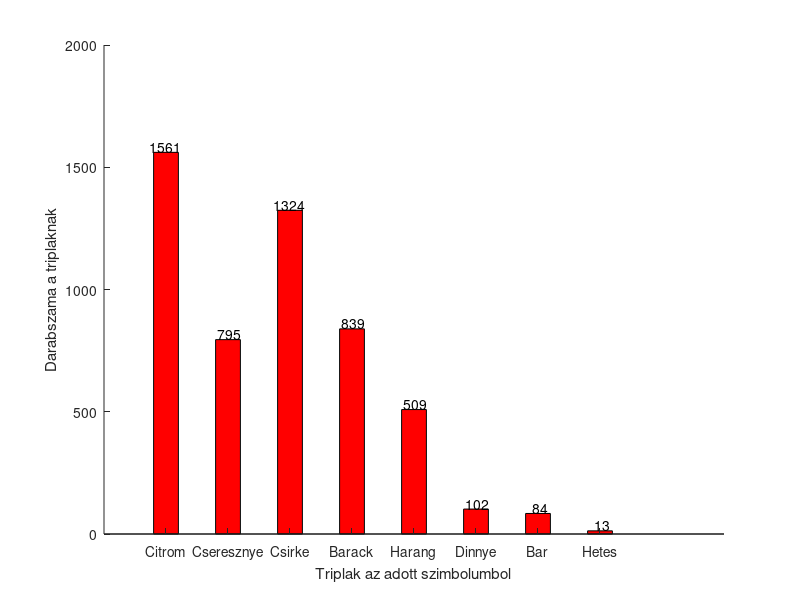
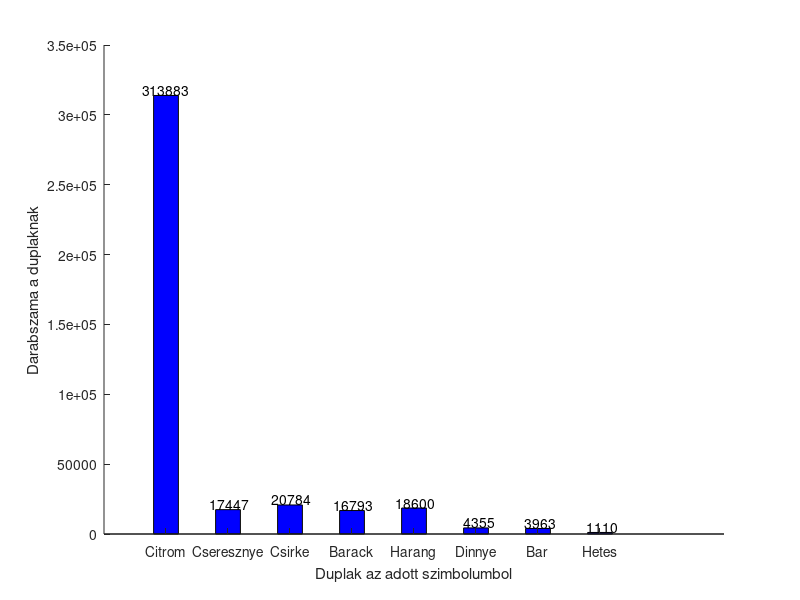
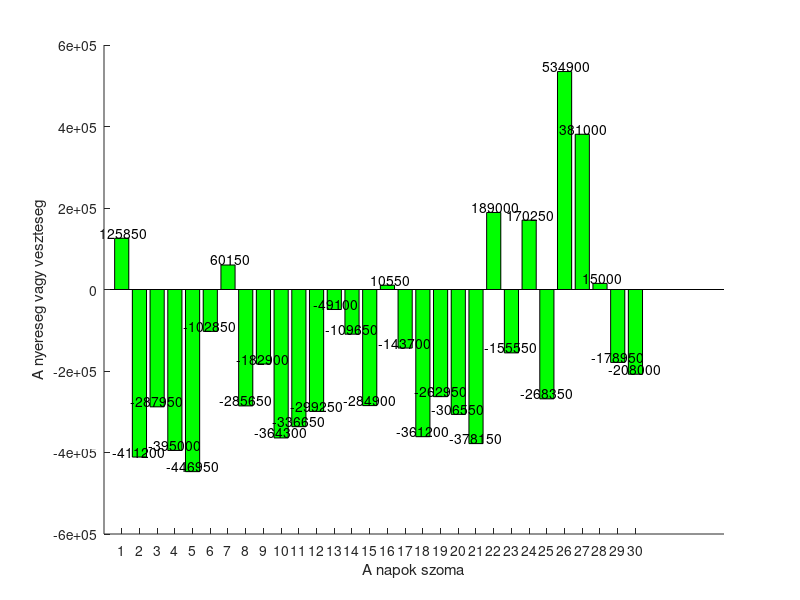

The MATLAB source for these figures, in order:
%erme, napok es a penz.
ermek = 10000;
penz = -(ermek * 100);
napok = 30;
penzek2 = 0;
penzek = [];
disp('Penz a starttol:'), disp(penz);

%Szimbolumok.
citrom_dupla = 0;
cseresznye_dupla = 0;
csirke_dupla = 0;
barack_dupla = 0;
harang_dupla = 0;
dinnye_dupla = 0;
bar_dupla = 0;
hetes_dupla = 0;

citrom_tripla = 0;
cseresznye_tripla = 0;
csirke_tripla = 0;
barack_tripla = 0;
harang_tripla = 0;
dinnye_tripla = 0;
bar_tripla = 0;
hetes_tripla = 0;

%A harom kerek szimbolumai kulon tomben.
e_szimbolumok = [1, 1, 1, 1, 1, 1, 1, 2, 2, 3, 3, 3, 3, 3, 4, 4, 4, 4, 4, 4, 4, 5, 6, 6, 7, 7, 7, 8]; % +7 db citrom.
m_szimbolumok = [1, 1, 1, 1, 2, 2, 2, 2, 2, 2, 3, 3, 3, 3, 3, 4, 4, 4, 5, 5, 5, 5, 5, 6, 6, 7, 7, 8]; % +4 db citrom.
h_szimbolumok = [1, 1, 1, 1, 2, 2, 2, 2, 2, 3, 3, 3, 3, 4, 4, 4, 5, 5, 5, 5, 5, 5, 5, 5, 6, 6, 7, 8]; % +5 db cseresznye.

%For ciklus ami az indexek alapjan ad sorszamot 1-8 -ig es minden szamhoz hozzarendeli a megfelelo szimbolumot.
for i=1:napok
    for j=1:ermek

        %Az 1. szimbolum tombbel general egy random indexet majd az indextol fuggoen hozzarendeli a megfelelo sorszamot.
        e_kerek = randperm(length(e_szimbolumok), 1);
        if e_kerek >= 0 && e_kerek <= 7
           e_kerek = 1;
        elseif e_kerek > 7 && e_kerek <= 9
           e_kerek = 2;
        elseif e_kerek > 9 && e_kerek <= 14
           e_kerek = 3;
        elseif e_kerek > 14 && e_kerek <= 21
           e_kerek = 4;
        elseif e_kerek > 21 && e_kerek <= 22
           e_kerek = 5;
        elseif e_kerek > 22 && e_kerek <= 24
           e_kerek = 6;
        elseif e_kerek > 24 && e_kerek <= 27
           e_kerek = 7;
        elseif e_kerek > 27
           e_kerek = 8;
        end

        %A 2. szimbolum tombbel csinalja ugyanazt.
        m_kerek = randperm(length(m_szimbolumok), 1);
        if m_kerek >= 0 && m_kerek <= 4
           m_kerek = 1;
        elseif m_kerek > 4 && m_kerek <= 10
           m_kerek = 2;
        elseif m_kerek > 10 && m_kerek <= 15
           m_kerek = 3;
        elseif m_kerek > 15 && m_kerek <= 18
           m_kerek = 4;
        elseif m_kerek > 18 && m_kerek <= 23
           m_kerek = 5;
        elseif m_kerek > 23 && m_kerek <= 25
           m_kerek = 6;
        elseif m_kerek > 25 && m_kerek <= 27
           m_kerek = 7;
        elseif m_kerek > 27
           m_kerek = 8;
        end

        %A 3.  szimbolum tombbel csinalja ugyanazt.
        h_kerek = randperm(length(h_szimbolumok), 1);
        if h_kerek >= 0 && h_kerek <= 4
           h_kerek = 1;
        elseif h_kerek > 4 && h_kerek <= 9
           h_kerek = 2;
        elseif h_kerek > 9 && h_kerek <= 13
           h_kerek = 3;
        elseif h_kerek > 13 && h_kerek <= 16
           h_kerek = 4;
        elseif h_kerek > 16 && h_kerek <= 24
           h_kerek = 5;
        elseif h_kerek > 24 && h_kerek <= 26
           h_kerek = 6;
        elseif h_kerek > 26 && h_kerek <= 27
           h_kerek = 7;
        elseif h_kerek > 27
           h_kerek = 8;
        end

        %Megnezi, hogy az 1. kerek szimboluma megegyezik-e a 2. kerek szimbolumaval de a 3.-kal nem egyezhet meg.
        if e_kerek == m_kerek && e_kerek ~= h_kerek
            if e_kerek == 1
                citrom_dupla = citrom_dupla + 1;
                penz = penz + 50;
            elseif e_kerek == 2
                cseresznye_dupla = cseresznye_dupla + 1;
                penz = penz + 100;
            elseif e_kerek == 3
                csirke_dupla = csirke_dupla + 1;
                penz = penz + 100;
            elseif e_kerek == 4
                barack_dupla = barack_dupla + 1;
                penz = penz + 100;
            elseif e_kerek == 5
                harang_dupla = harang_dupla + 1;
                penz = penz + 100;
            elseif e_kerek == 6
                dinnye_dupla = dinnye_dupla + 1;
                penz = penz + 300;
            elseif e_kerek == 7
                bar_dupla = bar_dupla + 1;
                penz = penz + 300;
            elseif e_kerek == 8
                hetes_dupla = hetes_dupla + 1;
                penz = penz + 500;
            end
        end

        %Megnezi ugyanugy az 1. es a 3. kozott.
                citrom_dupla = citrom_dupla + 1;
        if e_kerek == h_kerek && e_kerek ~= m_kerek
            if e_kerek == 1
                penz = penz + 50;
            elseif e_kerek == 2
                cseresznye_dupla = cseresznye_dupla + 1;
                penz = penz + 100;
            elseif e_kerek == 3
                csirke_dupla = csirke_dupla + 1;
                penz = penz + 100;
            elseif e_kerek == 4
                barack_dupla = barack_dupla + 1;
                penz = penz + 100;
            elseif e_kerek == 5
                harang_dupla = harang_dupla + 1;
                penz = penz + 100;
            elseif e_kerek == 6
                dinnye_dupla = dinnye_dupla + 1;
                penz = penz + 300;
            elseif e_kerek == 7
                bar_dupla = bar_dupla + 1;
                penz = penz + 300;
            elseif e_kerek == 8
                hetes_dupla = hetes_dupla + 1;
                penz = penz + 500;
            end
        end

        %Megnezi ugyanugy a 2. es 3. kozott.
        if m_kerek == h_kerek && m_kerek ~= e_kerek
            if m_kerek == 1
                citrom_dupla = citrom_dupla + 1;
                penz = penz + 50;
            elseif m_kerek == 2
                cseresznye_dupla = cseresznye_dupla + 1;
                penz = penz + 100;
            elseif m_kerek == 3
                csirke_dupla = csirke_dupla + 1;
                penz = penz + 100;
            elseif m_kerek == 4
                barack_dupla = barack_dupla + 1;
                penz = penz + 100;
            elseif m_kerek == 5
                harang_dupla = harang_dupla + 1;
                penz = penz + 100;
            elseif m_kerek == 6
                dinnye_dupla = dinnye_dupla + 1;
                penz = penz + 300;
            elseif m_kerek == 7
                bar_dupla = bar_dupla + 1;
                penz = penz + 300;
            elseif m_kerek == 8
                hetes_dupla = hetes_dupla + 1;
                penz = penz + 500;
            end
        end

        %Megnezi, hogy az 1., 2. es 3. kerek szimbolumai egyeznek-e.
        if e_kerek == m_kerek && e_kerek == h_kerek && m_kerek == h_kerek
            if e_kerek == 1
                citrom_tripla = citrom_tripla + 1;
                penz = penz + 200;
            elseif e_kerek == 2
                cseresznye_tripla = cseresznye_tripla + 1;
                penz = penz + 400;
            elseif e_kerek == 3
                csirke_tripla = csirke_tripla + 1;
                penz = penz + 600;
            elseif e_kerek == 4
                barack_tripla = barack_tripla + 1;
                penz = penz + 1200;
            elseif e_kerek == 5
                harang_tripla = harang_tripla + 1;
                penz = penz + 2000;
            elseif e_kerek == 6
                dinnye_tripla = dinnye_tripla + 1;
                penz = penz + 25000;
            elseif e_kerek == 7
                bar_tripla = bar_tripla + 1;
                penz = penz + 50000;
            elseif e_kerek == 8
                hetes_tripla = hetes_tripla + 1;
                penz = penz + 300000;
            end
        end
    end

    penzek2 =  penzek2 + penz;
    penzek(end+1) = penz;
    penz = -(ermek * 100);
end

%Egy tombbe csoportositjuk a kapott eredmenyeket.
eredmeny_tripla = [citrom_tripla cseresznye_tripla csirke_tripla barack_tripla harang_tripla dinnye_tripla bar_tripla hetes_tripla];
eredmeny_dupla = [citrom_dupla cseresznye_dupla csirke_dupla barack_dupla harang_dupla dinnye_dupla bar_dupla hetes_dupla];

%Grafikonok.
figure(1)
bar(eredmeny_tripla, .40, "red");
xticks(1:8);
xticklabels( {'Citrom' , 'Cseresznye' , 'Csirke' , 'Barack' , 'Harang' , 'Dinnye' , 'Bar' , 'Hetes'} );
ylabel('Darabszama a triplaknak');
xlabel('Triplak az adott szimbolumbol');
text(1:length(eredmeny_tripla),eredmeny_tripla,num2str(eredmeny_tripla'),'verticalalignment','bottom','horizontalalignment','center');
box off;

figure(2)
bar(eredmeny_dupla, .40, "blue");
xticks(1:8);
xticklabels( {'Citrom' , 'Cseresznye' , 'Csirke' , 'Barack' , 'Harang' , 'Dinnye' , 'Bar' , 'Hetes'} );
ylabel('Darabszama a duplaknak');
xlabel('Duplak az adott szimbolumbol');
text(1:length(eredmeny_dupla),eredmeny_dupla,num2str(eredmeny_dupla'),'verticalalignment','bottom','horizontalalignment','center');
box off;

figure(3)
bar(penzek, "green");
xticks(1:napok);
ylabel('A nyereseg vagy veszteseg');
xlabel('A napok szoma');
text(1:length(penzek),penzek,num2str(penzek'),'verticalalignment','bottom','horizontalalignment','center');
box off;


%Eredmeny
if penzek2 >=0
    disp('Az osszes nyereseg a napok alatt:'), disp(penzek2);
else
    disp('A osszes veszteseg a napok alatt:'), disp(penzek2);
end
